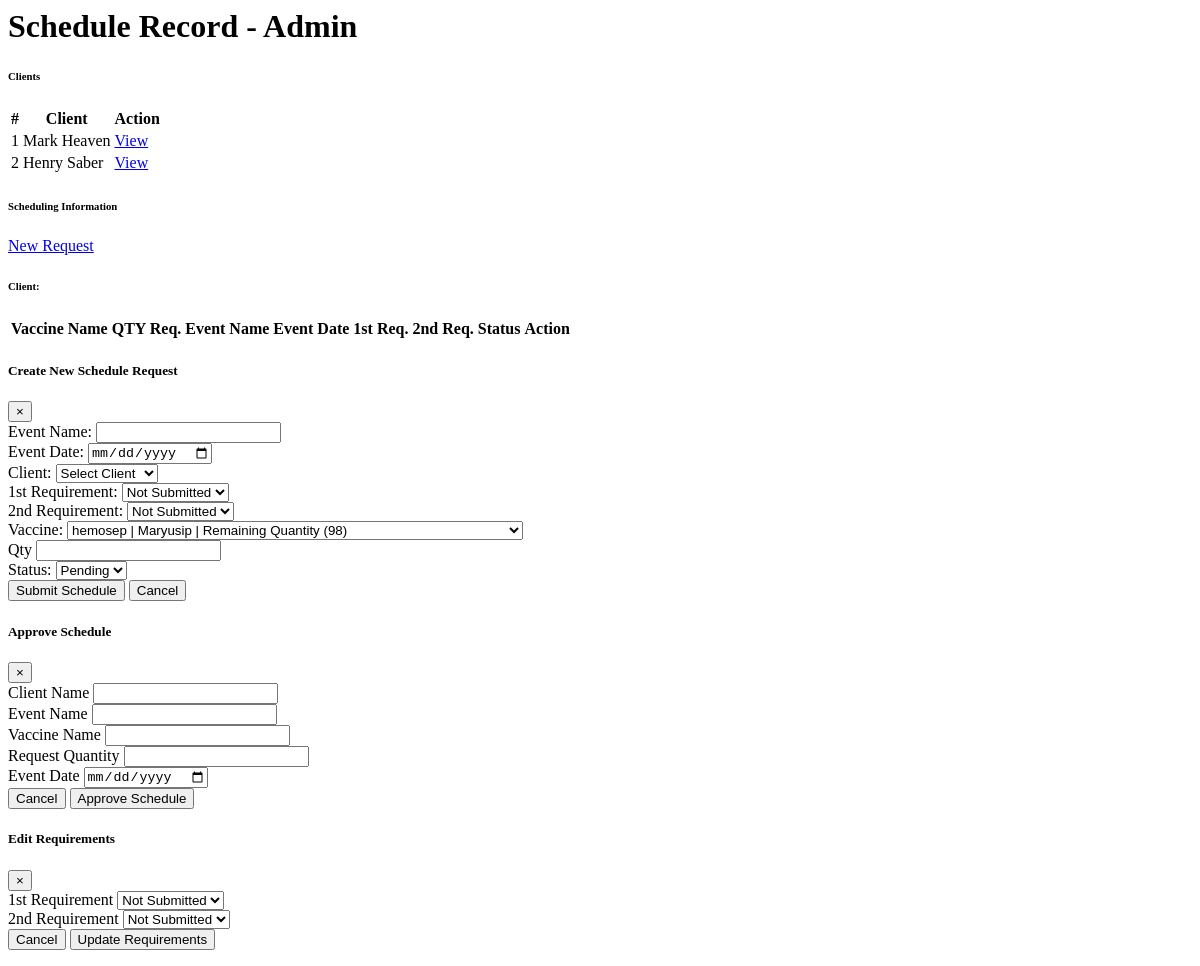
The page /administrator2/Schedule/ScheduleList.php on the database as committed earlier.
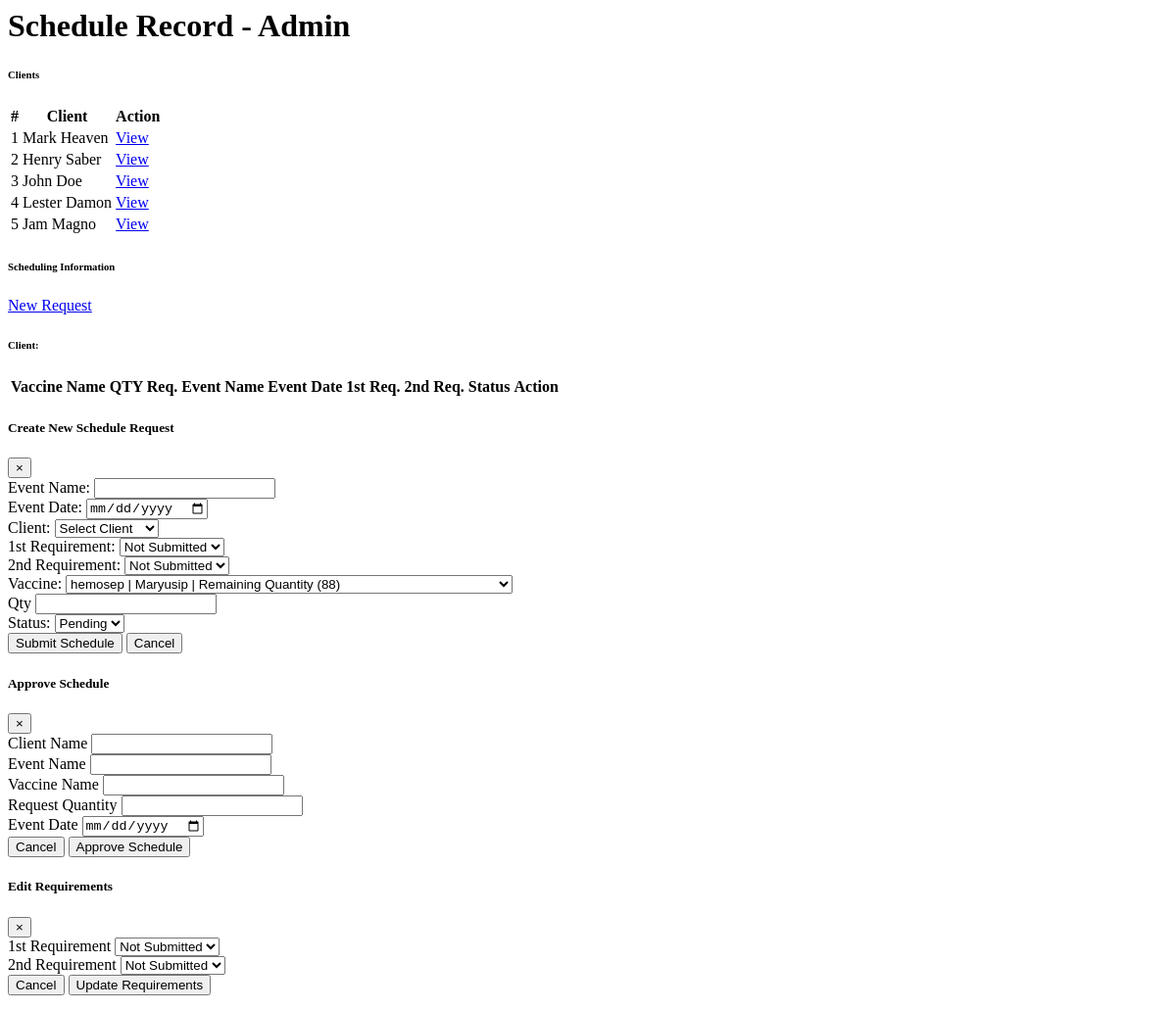
The same page on the database as committed later.
### tables this page shows
CREATE TABLE `client` (
  `CLIENT_ID` int(11) NOT NULL,
  `FNAME` varchar(150) NOT NULL,
  `LNAME` varchar(140) NOT NULL,
  `MIDINITIAL` varchar(150) NOT NULL,
  `ASSOCIATION` varchar(255) NOT NULL,
  `CONTACT_NO` varchar(255) NOT NULL,
  `ADDRESS` varchar(150) NOT NULL,
  `DATE_REGISTERED` date NOT NULL
);

### administrator2/Schedule/addSched.php (the view, shortened to what the changed rows need)
<div class="modal fade" id="Add_scheduleModal" tabindex="-1" aria-labelledby="AddScheduleModalLabel" aria-hidden="true">
  <div class="modal-dialog modal-dialog-centered modal-lg">
    <div class="modal-content">
      <form action="" id="addScheduleForm" method="POST">
        <div class="modal-body">
          <div class="form-group">
            <label for="status">Vaccine:</label>
            <select name="vaccine_TYPE_ID" id="vacc" class="form-control" required>
                <?php foreach ($vaccineData as $vacc) { ?>
                  <option
                      value="<?= $vacc['VACCINE_TYPE_ID'] ?>"
                      <?= $vacc['QUANTITY_DISPLAY'] == 0 ? 'style="color: red;"' : '' ?>>
                      <?= $vacc['VACCINE_NAME'] . ' | ' . $vacc['DESCRIPTION'] . ' | Remaining Quantity (' . $vacc['QUANTITY_DISPLAY'] . ')' ?>
                  </option>
               <?php } ?>
            </select>
          </div>
        </div>
      </form>
    </div>
  </div>
</div>

### administrator2/Schedule/ScheduleList.php (shortened to what the changed rows need)
  <?php
  require("connection/connection.php");
  $clientQuery = "SELECT CLIENT_ID, CONCAT(FNAME, ' ', LNAME) AS full_name FROM client";
  $clientResult = mysqli_query($con, $clientQuery);
  $clients = mysqli_fetch_all($clientResult, MYSQLI_ASSOC);
$query = "SELECT
    vt.VACCINE_TYPE_ID,
    vt.VACCINE_NAME,
    vt.DESCRIPTION,
    v.QUANTITY,
    CASE
        WHEN v.QUANTITY IS NULL THEN 0
        ELSE v.QUANTITY
    END AS QUANTITY_DISPLAY
FROM
    vaccine_type vt
LEFT JOIN
    vaccine v
ON
    vt.VACCINE_TYPE_ID = v.VACCINE_TYPE_ID;
";
$result = mysqli_query($con, $query);
$vaccineData = mysqli_fetch_all($result, MYSQLI_ASSOC);
  ?>
  <div class="content-wrapper">
    <div class="content-header">
      <h1 class="font-weight-bold text-primary">Schedule Record - Admin<h1>
    </div>
    <section class="content">
      <div class="container-fluid">
        <div class="row">
          <div class="col-md-4">
            <div class="card shadow-sm mb-4">
              <div class="card-body">
                <table class="table table-striped table-hover" id="client-table">
                  <thead>
                    <tr> <th>#</th><th>Client</th><th>Action</th></tr>
                  </thead>
                  <tbody>
                    <?php $i = 1; foreach ($clients as $client) { ?>
                      <tr>
                        <td><?=$i; ?></td>
                        <td><?= htmlspecialchars($client['full_name']); ?></td>
                        <td>
                          <a href="index2.php?page=Schedule&client_id=<?= $client['CLIENT_ID']; ?>" class="btn btn-sm btn-info">View</a>
                        </td>
                      </tr>
                    <?php $i++; } ?>
                  </tbody>
                </table>
              </div>
            </div>
          </div>
          <div class="col-md-8">
            <div class="card">
              <div class="card-body">
                <table class="table table-bordered" id="sched-info-table">
                  <thead>
                    <tr>
                      <th>Vaccine Name</th>
                      <th>QTY Req.</th>
                      <th>Event Name</th>
                      <th>Event Date</th>
                      <th>1st Req.</th>
                      <th>2nd Req.</th>
                      <th>Status</th>
                      <th>Action</th>
                    </tr>
                  </thead>
                </table>
              </div>
            </div>
          </div>
        </div>
      </div>
    </section>
  </div>
<?php
include('addSched.php');
?>

Rows that differ between the two databases and show on the page:
added client: full_name "John Doe"
added client: full_name "Lester Damon"
added client: full_name "Jam Magno"
Other text that changed with them:
form field vaccine_TYPE_ID: "hemosep | Maryusip | Remaining Quantity (98)" → "hemosep | Maryusip | Remaining Quantity (88)"
